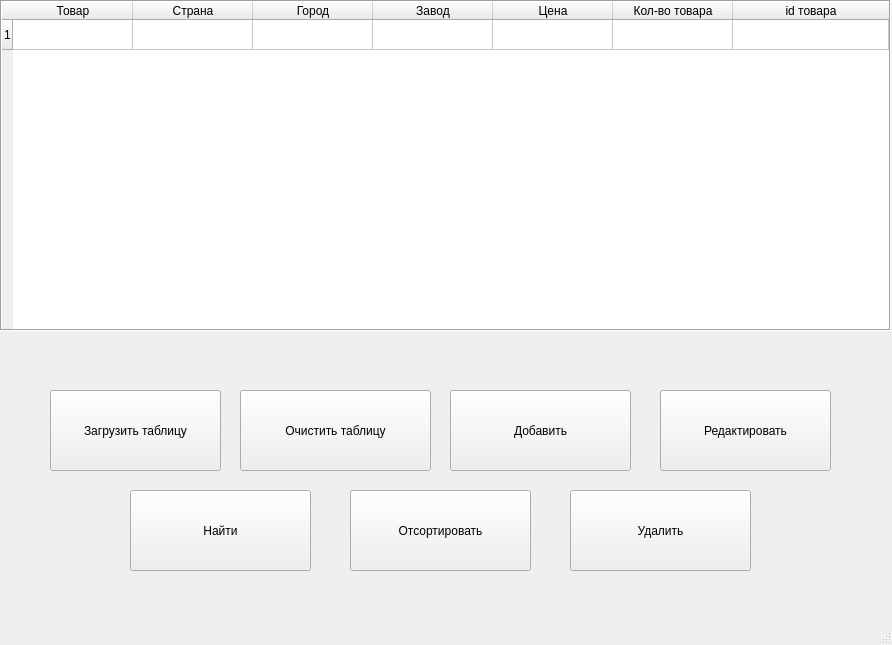
<?xml version="1.0" encoding="UTF-8"?>
<ui version="4.0">
 <class>MainWindow</class>
 <widget class="QMainWindow" name="MainWindow">
  <property name="enabled">
   <bool>true</bool>
  </property>
  <property name="geometry">
   <rect>
    <x>0</x>
    <y>0</y>
    <width>892</width>
    <height>645</height>
   </rect>
  </property>
  <property name="minimumSize">
   <size>
    <width>892</width>
    <height>645</height>
   </size>
  </property>
  <property name="maximumSize">
   <size>
    <width>892</width>
    <height>645</height>
   </size>
  </property>
  <property name="windowTitle">
   <string>Список студентов</string>
  </property>
  <widget class="QWidget" name="centralwidget">
   <property name="minimumSize">
    <size>
     <width>892</width>
     <height>604</height>
    </size>
   </property>
   <property name="maximumSize">
    <size>
     <width>892</width>
     <height>604</height>
    </size>
   </property>
   <widget class="QFrame" name="frame">
    <property name="geometry">
     <rect>
      <x>0</x>
      <y>0</y>
      <width>891</width>
      <height>331</height>
     </rect>
    </property>
    <property name="frameShape">
     <enum>QFrame::StyledPanel</enum>
    </property>
    <property name="frameShadow">
     <enum>QFrame::Raised</enum>
    </property>
    <widget class="QTableWidget" name="tableWidget">
     <property name="geometry">
      <rect>
       <x>0</x>
       <y>0</y>
       <width>891</width>
       <height>331</height>
      </rect>
     </property>
     <property name="frameShape">
      <enum>QFrame::Box</enum>
     </property>
     <property name="frameShadow">
      <enum>QFrame::Sunken</enum>
     </property>
     <property name="autoScrollMargin">
      <number>16</number>
     </property>
     <property name="rowCount">
      <number>1</number>
     </property>
     <property name="columnCount">
      <number>7</number>
     </property>
     <attribute name="horizontalHeaderVisible">
      <bool>true</bool>
     </attribute>
     <attribute name="horizontalHeaderDefaultSectionSize">
      <number>120</number>
     </attribute>
     <attribute name="horizontalHeaderStretchLastSection">
      <bool>true</bool>
     </attribute>
     <row>
      <property name="text">
       <string>1</string>
      </property>
     </row>
     <column>
      <property name="text">
       <string>Товар</string>
      </property>
     </column>
     <column>
      <property name="text">
       <string>Страна</string>
      </property>
     </column>
     <column>
      <property name="text">
       <string>Город</string>
      </property>
     </column>
     <column>
      <property name="text">
       <string>Завод</string>
      </property>
     </column>
     <column>
      <property name="text">
       <string>Цена</string>
      </property>
     </column>
     <column>
      <property name="text">
       <string>Кол-во товара</string>
      </property>
     </column>
     <column>
      <property name="text">
       <string>id товара</string>
      </property>
     </column>
     <item row="0" column="0">
      <property name="text">
       <string/>
      </property>
     </item>
    </widget>
   </widget>
   <widget class="QPushButton" name="pushButton_2">
    <property name="geometry">
     <rect>
      <x>240</x>
      <y>390</y>
      <width>191</width>
      <height>81</height>
     </rect>
    </property>
    <property name="text">
     <string>Очистить таблицу</string>
    </property>
   </widget>
   <widget class="QPushButton" name="pushButton_3">
    <property name="geometry">
     <rect>
      <x>450</x>
      <y>390</y>
      <width>181</width>
      <height>81</height>
     </rect>
    </property>
    <property name="text">
     <string>Добавить</string>
    </property>
   </widget>
   <widget class="QPushButton" name="pushButton">
    <property name="geometry">
     <rect>
      <x>50</x>
      <y>390</y>
      <width>171</width>
      <height>81</height>
     </rect>
    </property>
    <property name="text">
     <string>Загрузить таблицу</string>
    </property>
   </widget>
   <widget class="QPushButton" name="pushButton_4">
    <property name="geometry">
     <rect>
      <x>660</x>
      <y>390</y>
      <width>171</width>
      <height>81</height>
     </rect>
    </property>
    <property name="text">
     <string>Редактировать</string>
    </property>
   </widget>
   <widget class="QPushButton" name="pushButton_5">
    <property name="geometry">
     <rect>
      <x>130</x>
      <y>490</y>
      <width>181</width>
      <height>81</height>
     </rect>
    </property>
    <property name="text">
     <string>Найти</string>
    </property>
   </widget>
   <widget class="QPushButton" name="pushButton_6">
    <property name="geometry">
     <rect>
      <x>350</x>
      <y>490</y>
      <width>181</width>
      <height>81</height>
     </rect>
    </property>
    <property name="text">
     <string>Отсортировать</string>
    </property>
   </widget>
   <widget class="QPushButton" name="pushButton_7">
    <property name="geometry">
     <rect>
      <x>570</x>
      <y>490</y>
      <width>181</width>
      <height>81</height>
     </rect>
    </property>
    <property name="text">
     <string>Удалить</string>
    </property>
   </widget>
  </widget>
  <widget class="QStatusBar" name="statusbar"/>
  <widget class="QMenuBar" name="menubar">
   <property name="geometry">
    <rect>
     <x>0</x>
     <y>0</y>
     <width>892</width>
     <height>21</height>
    </rect>
   </property>
  </widget>
 </widget>
 <resources/>
 <connections>
  <connection>
   <sender>pushButton_2</sender>
   <signal>clicked()</signal>
   <receiver>tableWidget</receiver>
   <slot>clearContents()</slot>
   <hints>
    <hint type="sourcelabel">
     <x>399</x>
     <y>411</y>
    </hint>
    <hint type="destinationlabel">
     <x>301</x>
     <y>222</y>
    </hint>
   </hints>
  </connection>
 </connections>
</ui>
